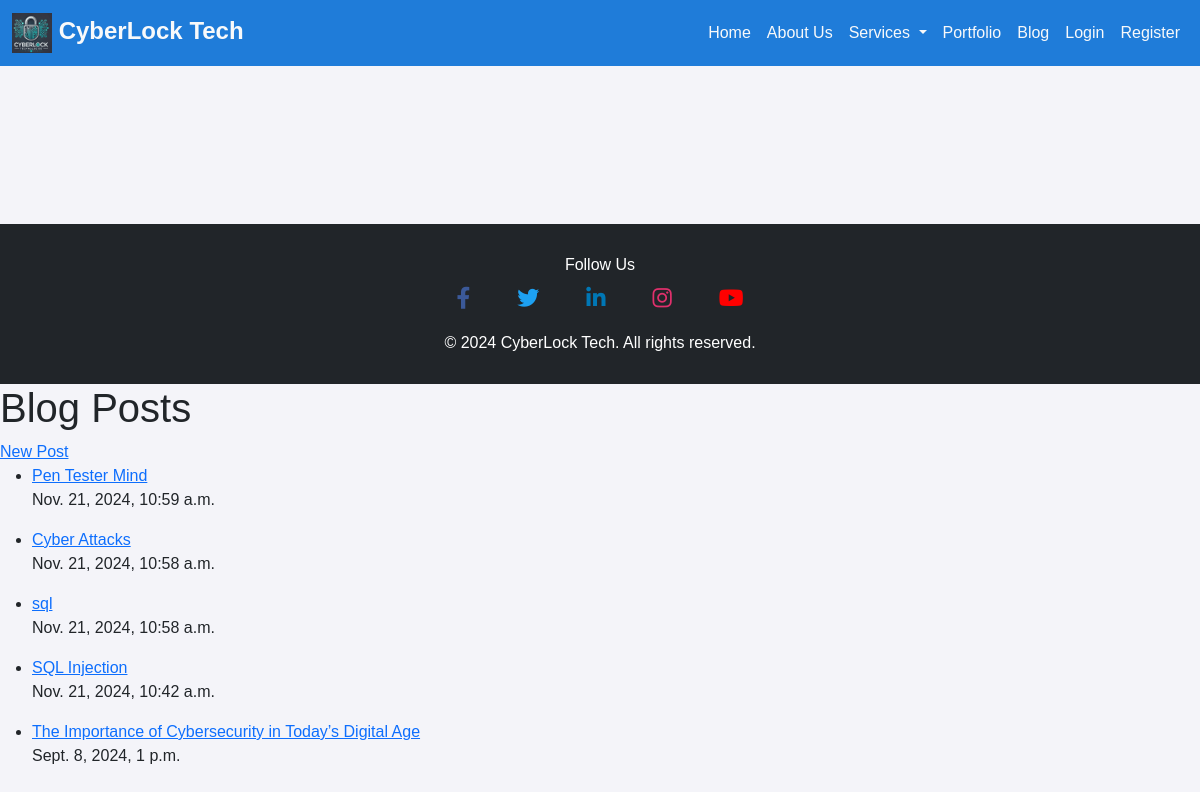
/posts/, run on an earlier commit of the app's database.
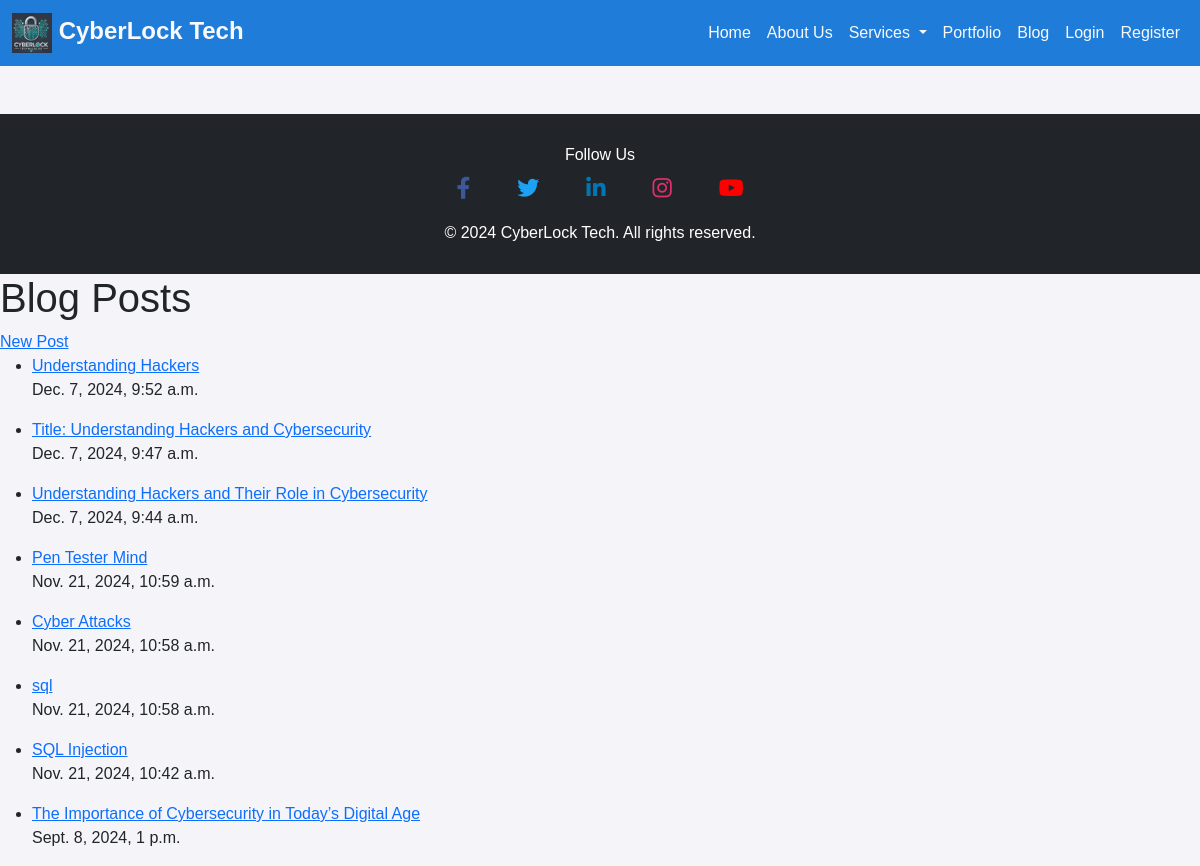
And on a later commit of the database.
### coreapp/models.py (models this page shows, shortened)
class BlogPost(models.Model):
    author = models.ForeignKey(User, on_delete=models.CASCADE)
    title = models.CharField(max_length=200)
    content = RichTextUploadingField(null=True, blank=False)
    image = models.ImageField(upload_to='blog_images/', blank=True)
    published_date = models.DateTimeField(auto_now_add=True)
    updated_date = models.DateTimeField(auto_now=True)
    tags = models.CharField(max_length=100, blank=True)
    slug = models.SlugField(unique=True, max_length=200, blank=True)
    class Meta:
        ordering = ['-published_date']
        permissions = [
            ("can_create_post", "Can create blog post"),
            ("can_update_post", "Can update blog post"),
            ("can_delete_post", "Can delete blog post"),
        ]

### coreapp/views.py (the view)
# urls.py: path('posts/', views.blog_post_list, name='blog_post_list'),
def blog_post_list(request):
    posts = BlogPost.objects.all().order_by('-published_date')
    return render(request, 'blog_post_list.html', {'posts': posts})

### templates/blog_post_list.html (shortened to what this page needs)
{% load static %}
{% include 'base.html' %}
<!DOCTYPE html>
<html lang="en">
<head>
</head>
<body>
    <h1>Blog Posts</h1>
    <a href="{% url 'blog_post_create' %}">New Post</a>
    <ul>
        {% for post in posts %}
        <li>
            <a href="{% url 'blog_post_detail' pk=post.pk %}">{{ post.title }}</a>
            <p>{{ post.published_date }}</p>
        </li>
        {% endfor %}
    </ul>
</body>
</html>

### templates/base.html (shortened to what this page needs)
{% load static %}
<!DOCTYPE html>
<html lang="en">
<head>
    <link href="https://cdn.jsdelivr.net/npm/bootstrap@5.3.0-alpha1/dist/css/bootstrap.min.css" rel="stylesheet">
    <link rel="stylesheet" href="{% static 'css/base.css' %}">
    <link href="https://cdnjs.cloudflare.com/ajax/libs/font-awesome/6.0.0-beta3/css/all.min.css" rel="stylesheet">
</head>
<body class="d-flex flex-column {% block body_class %}default-body{% endblock %}" style="min-height: 100vh;">
    <nav class="navbar navbar-expand-lg navbar-light bg-light">
        <div class="container-fluid">
            <a class="navbar-brand" href="{% url 'home' %}">
                <img src="{% static 'images/icon-192x192.png' %}" alt="CyberLock Logo" style="width: 40px; height: 40px; object-fit: contain;">
                CyberLock Tech
            </a>
            <div class="collapse navbar-collapse" id="navbarNav">
                <ul class="navbar-nav ms-auto">
                    <li class="nav-item">
                        <a class="nav-link {% if request.resolver_match.url_name == 'home' %}active{% endif %}" href="{% url 'home' %}">Home</a>
                    </li>
                    <li class="nav-item">
                        <a class="nav-link {% if request.resolver_match.url_name == 'about' %}active{% endif %}" href="{% url 'about' %}">About Us</a>
                    </li>
                    <li class="nav-item dropdown">
                        <a class="nav-link dropdown-toggle " href="#" id="navbarDropdownMenuLink" role="button" data-bs-toggle="dropdown" aria-haspopup="true" aria-expanded="false">
                            Services
                        </a>
                    </li>
                    <li class="nav-item">
                        <a class="nav-link {% if request.resolver_match.url_name == 'portfolio' %}active{% endif %}" href="{% url 'portfolio' %}">Portfolio</a>
                    </li>
                    <li class="nav-item">
                        <a class="nav-link {% if request.resolver_match.url_name == 'blog_list' %}active{% endif %}" href="{% url 'blog_list' %}">Blog</a>
                    </li>
                    {% if user.is_authenticated %}
                    <li class="nav-item">
                        <a class="nav-link {% if request.resolver_match.url_name == 'job_list' %}active{% endif %}" href="{% url 'job_list' %}">Jobs</a>
                    </li>
                    <li class="nav-item">
                        <a class="nav-link {% if request.resolver_match.url_name == 'contact_form' %}active{% endif %}" href="{% url 'contact_form' %}">Contact Us</a>
                    </li>
                    <li class="nav-item">
                        <a class="nav-link {% if request.resolver_match.url_name == 'user_profile' %}active{% endif %}" href="{% url 'user_profile' %}">Profile</a>
                    </li>
                    <li class="nav-item">
                        <a class="nav-link" href="{% url 'user_logout' %}">Logout</a>
                    </li>
                    {% else %}
                    <li class="nav-item">
                        <a class="nav-link {% if request.resolver_match.url_name == 'user_login' %}active{% endif %}" href="{% url 'user_login' %}">Login</a>
                    </li>
                    <li class="nav-item">
                        <a class="nav-link {% if request.resolver_match.url_name == 'user_register' %}active{% endif %}" href="{% url 'user_register' %}">Register</a>
                    </li>
                    {% endif %}
                </ul>
            </div>
        </div>
    </nav>
    <div class="container mt-5 flex-grow-1">
    </div>
    <footer class="bg-dark text-white py-4">
        <div class="container text-center">
            <p>Follow Us</p>
            <div class="d-flex justify-content-center mb-3">
                <a href="#" class="text-white mx-3" aria-label="Facebook"><i class="fab fa-facebook-f"></i></a>
                <a href="#" class="text-white mx-3" aria-label="Twitter"><i class="fab fa-twitter"></i></a>
                <a href="#" class="text-white mx-3" aria-label="LinkedIn"><i class="fab fa-linkedin-in"></i></a>
                <a href="#" class="text-white mx-3" aria-label="Instagram"><i class="fab fa-instagram"></i></a>
                <a href="#" class="text-white mx-3" aria-label="YouTube"><i class="fab fa-youtube"></i></a>
            </div>
            <p>&copy; 2024 CyberLock Tech. All rights reserved.</p>
        </div>
    </footer>
</body>
</html>

### static/css/base.css (style rules this page uses)
.navbar { background-color: #1f7cd9 !important; }
.navbar-brand, .nav-link { color: #f8f9fa !important; }
.navbar-brand { font-weight: bold; font-size: 1.5rem; }
body { font-family: 'Arial', sans-serif; background-color: #f4f4f9; }
html, body { height: 100%; margin: 0; display: flex; flex-direction: column; }
.container { max-width: 1250px; margin: 0 auto; }
footer { background-color: #333; color: white; padding: 50px 0; text-align: center; font-size: 1rem; }
footer p { margin: 5px 0; }
footer .container { max-width: 1200px; margin: 0 auto; }
footer .d-flex { justify-content: center; gap: 15px; }
footer .d-flex a { font-size: 22px; color: white; transition: color 0.3s ease, transform 0.3s ease; }
footer .fab.fa-facebook-f { color: #3b5998; }
footer .fab.fa-twitter { color: #1da1f2; }
footer .fab.fa-linkedin-in { color: #0077b5; }
footer .fab.fa-instagram { color: #e1306c; }
footer .fab.fa-youtube { color: #ff0000; }

What changed in the data, as far as the page shows it:
added BlogPost: title "Understanding Hackers", published_date "Dec. 7, 2024, 9:52 a.m."
added BlogPost: title "Title: Understanding Hackers and Cybersecurity", published_date "Dec. 7, 2024, 9:47 a.m."
added BlogPost: title "Understanding Hackers and Their Role in Cybersecurity", published_date "Dec. 7, 2024, 9:44 a.m."
